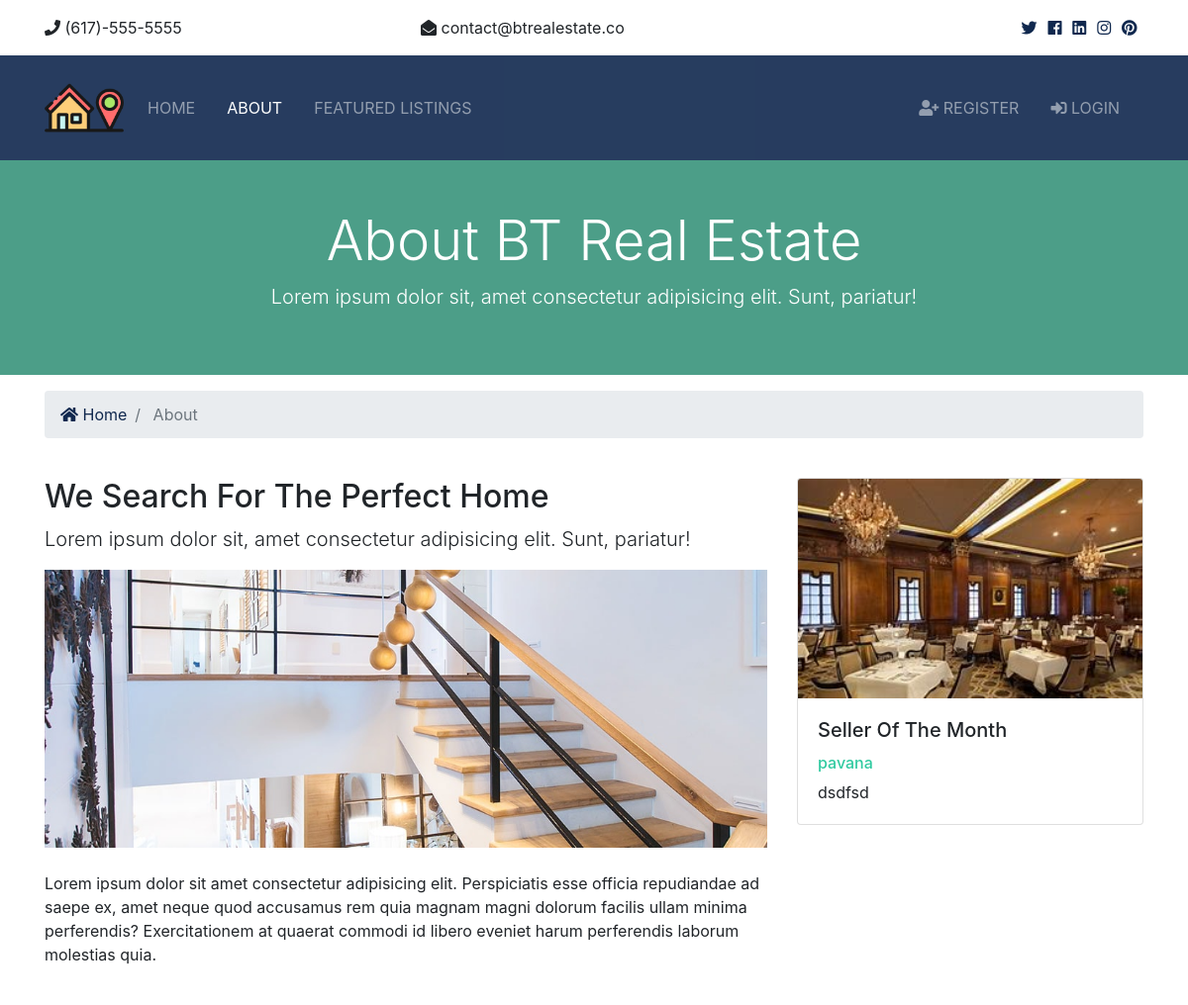
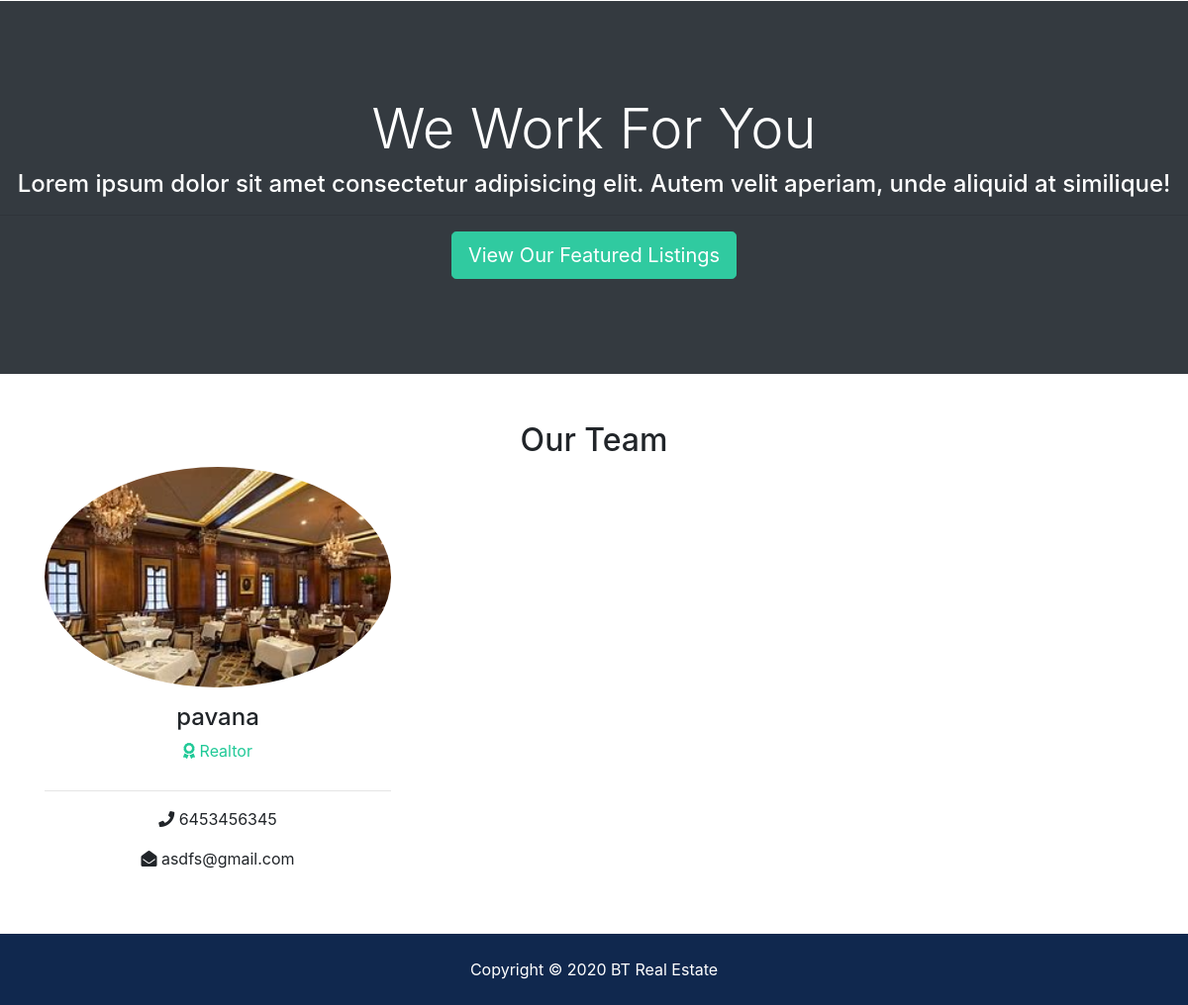
/about, run on the app's committed database (2 pictures, top to bottom).
### realtors/models.py (models this page shows, shortened)
class Realtor(models.Model):
    name = models.CharField(max_length=200)
    photo = models.ImageField(upload_to = 'photos/%Y/%m/%d/')
    description = models.TextField(blank = True)
    phone = models.CharField(max_length=20)
    email = models.CharField(max_length=50)
    is_mvp = models.BooleanField(default=False)
    hire_date = models.DateTimeField(default = datetime.now,blank = True)

### pages/views.py (the view)
# urls.py: path('about', views.about, name = 'about')
def about(request):
    realtors = Realtor.objects.order_by('-hire_date')
    mvp_realtors = Realtor.objects.all().filter(is_mvp = True)
    context = {
        'realtors' : realtors,
        'mvp_realtors' : mvp_realtors
    }
    return render(request,'pages/about.html', context)

### templates/pages/about.html (shortened to what this page needs)
{% extends 'base.html' %}
{% load static %}
{% block content %}
<section id="showcase-inner" class="py-5 text-white">
        <div class="container">
          <div class="row text-center">
            <div class="col-md-12">
              <h1 class="display-4">About BT Real Estate</h1>
              <p class="lead">Lorem ipsum dolor sit, amet consectetur adipisicing elit. Sunt, pariatur!</p>
            </div>
          </div>
        </div>
      </section>
      <section id="bc" class="mt-3">
        <div class="container">
          <nav aria-label="breadcrumb">
            <ol class="breadcrumb">
              <li class="breadcrumb-item">
                    <a href="{% url 'index' %}">
                  <i class="fas fa-home"></i> Home</a>
              </li>
              <li class="breadcrumb-item active"> About</li>
            </ol>
          </nav>
        </div>
      </section>
      <section id="about" class="py-4">
        <div class="container">
          <div class="row">
            <div class="col-md-8">
              <h2>We Search For The Perfect Home</h2>
              <p class="lead">Lorem ipsum dolor sit, amet consectetur adipisicing elit. Sunt, pariatur!</p>
              <img src="{% static 'img/about.jpg' %}" alt="">
              <p class="mt-4">Lorem ipsum dolor sit amet consectetur adipisicing elit. Perspiciatis esse officia repudiandae ad saepe ex, amet
                neque quod accusamus rem quia magnam magni dolorum facilis ullam minima perferendis? Exercitationem at quaerat
                commodi id libero eveniet harum perferendis laborum molestias quia.</p>
            </div>
            <div class="col-md-4">
              {% if mvp_realtors %}
               {% for realtor in mvp_realtors %}
                <div class="card">
                    <img class="card-img-top" src="{{realtor.photo.url}}" alt="Seller of the month">
                    <div class="card-body">
                      <h5 class="card-title">Seller Of The Month</h5>
                      <h6 class="text-secondary">{{ realtor.name }}</h6>
                      <p class="card-text">{{ realtor.description }}
                      </p>
                    </div>
                  </div>
               {% endfor %}
              {% endif %}
            </div>
          </div>
        </div>
      </section>
      <section id="work" class="bg-dark text-white text-center">
        <h2 class="display-4">We Work For You</h2>
        <h4>Lorem ipsum dolor sit amet consectetur adipisicing elit. Autem velit aperiam, unde aliquid at similique!</h4>
        <hr>
        <a href="listings.html" class="btn btn-secondary text-white btn-lg">View Our Featured Listings</a>
      </section>
      <section id="team" class="py-5">
        <div class="container">
          <h2 class="text-center">Our Team</h2>
          <div class="row text-center">
            {% if realtors %}
              {%for realtor in realtors %}
                <div class="col-md-4">
                    <img src="{{realtor.photo.url }}" alt="" class="rounded-circle mb-3">
                    <h4>{{realtor.name}}</h4>
                    <p class="text-success">
                      <i class="fas fa-award text-success mb-3"></i> Realtor</p>
                    <hr>
                    <p>
                      <i class="fas fa-phone"></i> {{realtor.phone}}</p>
                    <p>
                      <i class="fas fa-envelope-open"></i> {{realtor.email}}</p>
                  </div>
              {% endfor %}
            {% else %}
            <div class="col-md-12">
              <p>NO Realtors Available</p>
            </div>
            {% endif %}
          </div>
        </div>
      </section>
{% endblock %}

### static/css/all.css (style rules this page uses)
.fa, .fas, .far, .fal, .fab { -moz-osx-font-smoothing: grayscale; -webkit-font-smoothing: antialiased; display: inline-block; font-style: normal; font-variant: normal; text-rendering: auto; line-height: 1; }
.fa-award:before { content: "\f559"; }
.fa-envelope-open:before { content: "\f2b6"; }
.fa-home:before { content: "\f015"; }
.fa-phone:before { content: "\f095"; }
.fa, .fas { font-family: 'Font Awesome 5 Free'; font-weight: 900; }

### static/css/style.css (style rules this page uses)
.btn-secondary { color: #fff !important; }
img { width: 100%; }
#showcase-inner { background: url(../img/building.jpg) no-repeat top center fixed/cover; position: relative; overflow: hidden; min-height: 200px; }
#showcase-inner::before { content: ''; position: absolute; top: 0; left: 0; min-height: 100%; width: 100%; background: rgba(32, 134, 107, 0.8); }
#work { padding: 6rem 0; }

### data on the page
Realtor: photo (picture), name "pavana", description "dsdfsd", phone "6453456345", email "asdfs@gmail.com"
